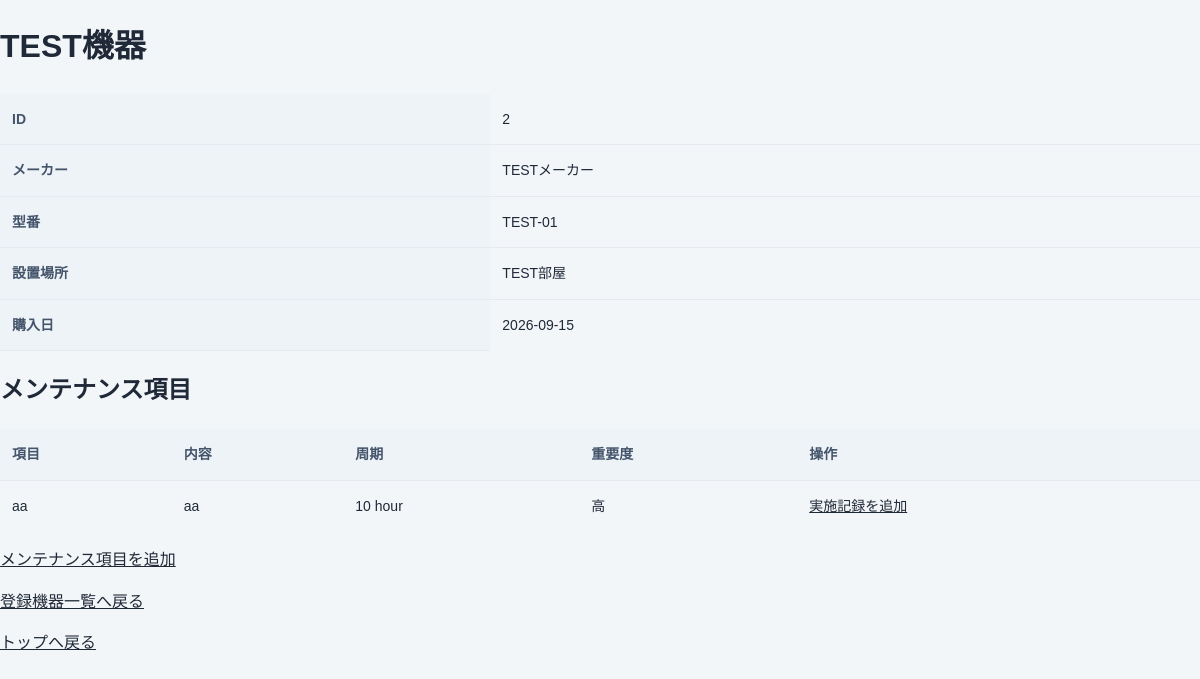
/devices/2, run on the app's committed database.
### tables this page shows
CREATE TABLE devices (
        id INTEGER PRIMARY KEY AUTOINCREMENT,
        name TEXT NOT NULL,
        manufacturer TEXT,
        model_number TEXT,
        location TEXT,
        purchase_date TEXT
    );

CREATE TABLE maintenance_plans (
        id INTEGER PRIMARY KEY AUTOINCREMENT,
        device_id INTEGER NOT NULL,
        name TEXT NOT NULL,
        description TEXT,
        interval_value INTEGER,
        interval_unit TEXT,
        priority TEXT,
        FOREIGN KEY (device_id) REFERENCES devices(id)
    );

### main.py (the view)
@app.get("/devices/{device_id}")
def device_detail(request: Request, device_id: int) -> HTMLResponse:
    with database() as connection:
        cursor: sqlite3.Cursor = connection.execute("""
            SELECT id, name, manufacturer, model_number, location, purchase_date
            FROM devices
            WHERE id = ?
        """, (device_id,))
        device: Optional[sqlite3.Row] = cursor.fetchone()
        if device is None:
            raise HTTPException(status_code=404, detail="機器が見つかりません")
        cursor = connection.execute("""
            SELECT id, device_id, name, description, interval_value, interval_unit, priority
            FROM maintenance_plans
            WHERE device_id = ?
            ORDER BY id
        """, (device_id,))
        maintenance_plans: list[sqlite3.Row] = cursor.fetchall()
    return templates.TemplateResponse(
        request=request,
        name="device_detail.html",
        context={"device": device, "maintenance_plans": maintenance_plans}
    )

### templates/device_detail.html (shortened to what this page needs)
<!DOCTYPE html>
<html lang="ja">
<head>
    <link rel="stylesheet" href="/static/style.css">
</head>
<body>
    <h1>{{ device.name }}</h1>
    <table>
        <tr>
            <th>ID</th>
            <td>{{ device.id }}</td>
        </tr>
        <tr>
            <th>メーカー</th>
            <td>{{ device.manufacturer }}</td>
        </tr>
        <tr>
            <th>型番</th>
            <td>{{ device.model_number }}</td>
        </tr>
        <tr>
            <th>設置場所</th>
            <td>{{ device.location }}</td>
        </tr>
        <tr>
            <th>購入日</th>
            <td>{{ device.purchase_date }}</td>
        </tr>
    </table>
    <h2>メンテナンス項目</h2>
    <table>
        <thead>
            <tr>
                <th>項目</th>
                <th>内容</th>
                <th>周期</th>
                <th>重要度</th>
                <th>操作</th>
            </tr>
        </thead>
        <tbody>
            {% for plan in maintenance_plans %}
            <tr>
                <td>{{ plan.name }}</td>
                <td>{{ plan.description }}</td>
                <td>
                    {{ plan.interval_value }}
                    {{ plan.interval_unit }}
                </td>
                <td>{{ plan.priority }}</td>
                <td>
                <a href="/devices/{{ device.id }}/maintenance-plans/{{ plan.id }}/records/new">
                    実施記録を追加
                </a>
            </td>
            </tr>
            {% else %}
            <tr>
                <td colspan="5">
                    メンテナンス項目はまだありません。
                </td>
            </tr>
            {% endfor %}
        </tbody>
    </table>
    <p>
        <a href="/devices/{{ device.id }}/maintenance/new">
            メンテナンス項目を追加
        </a>
    </p>
    <p>
        <a href="/devices">登録機器一覧へ戻る</a>
    </p>
    <p>
        <a href="/">トップへ戻る</a>
    </p>
</body>
</html>

### static/style.css (style rules this page uses)
* { box-sizing: border-box; }
body { margin: 0; font-family: "Yu Gothic", "Meiryo", sans-serif; background: #f3f6f9; color: #1f2937; line-height: 1.6; }
a { color: inherit; }
table { width: 100%; min-width: 640px; border-collapse: collapse; font-size: 14px; }
th, td { padding: 14px 12px; text-align: left; border-bottom: 1px solid #e5eaf0; }
th { background: #eef3f8; color: #44546a; white-space: nowrap; }
td:first-child { white-space: nowrap; }
tbody tr:last-child td { border-bottom: 0; }

### data on the page
devices: name "TEST機器", id "2", manufacturer "TESTメーカー", model_number "TEST-01", location "TEST部屋", purchase_date "2026-09-15"
maintenance_plans: name "aa", description "aa", interval_value "10", interval_unit "hour", priority "高"
